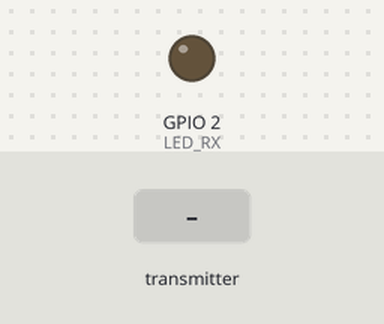
The sketch below on a simulated ESP32. On the bench: output pins drawn as LEDs (lit = HIGH). Dashed ring = blinking. The inputs (shaded band) are chosen by the test bench. No radio packets arrive unless stated; what the sketch prints to the serial monitor is not drawn.

Above: at 3.2 s.
3.3 s: the transmitter starts sending temp = 0
At 3.47 s:
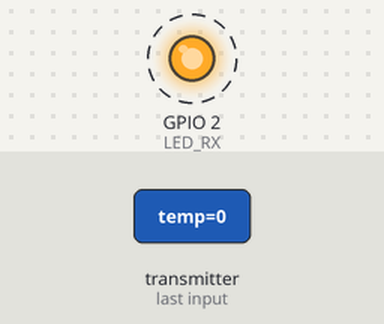
Timing chart, 0 to 12.3 s (numbered marks = the images above; inputs shaded):
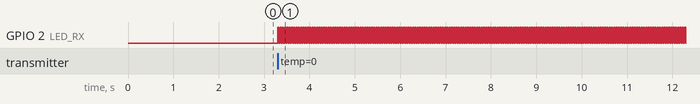

Measured:
- after the input at 3.3 s, GPIO 2 (LED_RX): alternates HIGH for 0.03 s and LOW for 0.02 s, starting at once

The sketch:

codigo_receptor1.ino
```cpp
// Código del receptor

#include <SPI.h>
#include <RF24.h>

// =====================================
// NRF24 PINS ESP32 DEV MODULE
// =====================================
#define NRF_CE   4
#define NRF_CSN  5

RF24 radio(NRF_CE, NRF_CSN);

const byte address[6] = "00001";

// =====================================
// LED RX
// =====================================
#define LED_RX 2

// =====================================
// TELEMETRY STRUCT
// =====================================
struct Telemetry {

  float temp;
  float pressure;
  float altitude;

  float yaw;
  float pitch;
  float roll;

  uint8_t sys;
  uint8_t gyro;
  uint8_t accel;
  uint8_t mag;
};

Telemetry data;

void setup() {

  // =====================================
  // LED
  // =====================================
  pinMode(LED_RX, OUTPUT);

  digitalWrite(LED_RX, LOW);

  // =====================================
  // SERIAL
  // =====================================
  Serial.begin(115200);

  delay(2000);

  Serial.println("NRF24 RECEIVER START");

  // =====================================
  // SPI START
  // =====================================
  SPI.begin(18, 19, 23);

  // =====================================
  // NRF24 INIT
  // =====================================
  if (!radio.begin()) {

    Serial.println("{\"error\":\"NRF24 not detected\"}");

    while (1);
  }

  radio.setChannel(108);

  radio.setDataRate(RF24_250KBPS);

  radio.setPALevel(RF24_PA_MAX);

  radio.openReadingPipe(0, address);

  radio.startListening();

  Serial.println("{\"status\":\"RECEIVER_READY\"}");
}

void loop() {

  // =====================================
  // CHECK DATA
  // =====================================
  if (radio.available()) {

    // =========================
    // LED ON
    // =========================
    digitalWrite(LED_RX, HIGH);

    // =========================
    // READ DATA
    // =========================
    radio.read(&data, sizeof(data));

    // =========================
    // JSON OUTPUT
    // =========================
    Serial.print("{");

    Serial.print("\"temp\":");
    Serial.print(data.temp, 2);
    Serial.print(",");

    Serial.print("\"pressure\":");
    Serial.print(data.pressure, 2);
    Serial.print(",");

    Serial.print("\"altitude\":");
    Serial.print(data.altitude, 2);
    Serial.print(",");

    Serial.print("\"yaw\":");
    Serial.print(data.yaw, 2);
    Serial.print(",");

    Serial.print("\"pitch\":");
    Serial.print(data.pitch, 2);
    Serial.print(",");

    Serial.print("\"roll\":");
    Serial.print(data.roll, 2);
    Serial.print(",");

    Serial.print("\"calib\":{");

    Serial.print("\"sys\":");
    Serial.print(data.sys);
    Serial.print(",");

    Serial.print("\"gyro\":");
    Serial.print(data.gyro);
    Serial.print(",");

    Serial.print("\"accel\":");
    Serial.print(data.accel);
    Serial.print(",");

    Serial.print("\"mag\":");
    Serial.print(data.mag);

    Serial.print("}");

    Serial.println("}");

    // =========================
    // LED OFF
    // =========================
    delay(20);

    digitalWrite(LED_RX, LOW);
  }
}
```
